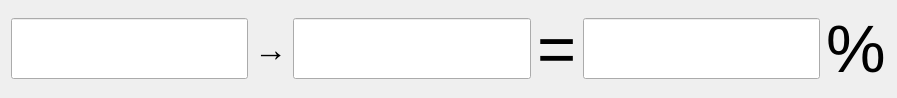
<?xml version="1.0" encoding="UTF-8"?>
<ui version="4.0">
 <class>RelativeCalWidget</class>
 <widget class="QWidget" name="RelativeCalWidget">
  <property name="geometry">
   <rect>
    <x>0</x>
    <y>0</y>
    <width>897</width>
    <height>85</height>
   </rect>
  </property>
  <property name="windowTitle">
   <string>Form</string>
  </property>
  <layout class="QHBoxLayout" name="horizontalLayout">
   <item>
    <widget class="QLineEdit" name="input_a_edit">
     <property name="minimumSize">
      <size>
       <width>100</width>
       <height>61</height>
      </size>
     </property>
     <property name="font">
      <font>
       <pointsize>30</pointsize>
      </font>
     </property>
     <property name="alignment">
      <set>Qt::AlignRight|Qt::AlignTrailing|Qt::AlignVCenter</set>
     </property>
     <property name="clearButtonEnabled">
      <bool>true</bool>
     </property>
    </widget>
   </item>
   <item>
    <widget class="QLabel" name="relative_label">
     <property name="font">
      <font>
       <pointsize>25</pointsize>
      </font>
     </property>
     <property name="text">
      <string>→</string>
     </property>
    </widget>
   </item>
   <item>
    <widget class="QLineEdit" name="input_b_edit">
     <property name="minimumSize">
      <size>
       <width>100</width>
       <height>61</height>
      </size>
     </property>
     <property name="font">
      <font>
       <pointsize>30</pointsize>
      </font>
     </property>
     <property name="alignment">
      <set>Qt::AlignRight|Qt::AlignTrailing|Qt::AlignVCenter</set>
     </property>
     <property name="clearButtonEnabled">
      <bool>true</bool>
     </property>
    </widget>
   </item>
   <item>
    <widget class="QLabel" name="equal_label">
     <property name="font">
      <font>
       <pointsize>50</pointsize>
      </font>
     </property>
     <property name="text">
      <string>=</string>
     </property>
    </widget>
   </item>
   <item>
    <widget class="QLineEdit" name="result_edit">
     <property name="minimumSize">
      <size>
       <width>100</width>
       <height>61</height>
      </size>
     </property>
     <property name="font">
      <font>
       <pointsize>30</pointsize>
      </font>
     </property>
     <property name="alignment">
      <set>Qt::AlignRight|Qt::AlignTrailing|Qt::AlignVCenter</set>
     </property>
     <property name="readOnly">
      <bool>true</bool>
     </property>
     <property name="clearButtonEnabled">
      <bool>false</bool>
     </property>
    </widget>
   </item>
   <item>
    <widget class="QLabel" name="percent_label">
     <property name="font">
      <font>
       <pointsize>50</pointsize>
      </font>
     </property>
     <property name="text">
      <string>%</string>
     </property>
    </widget>
   </item>
  </layout>
 </widget>
 <resources/>
 <connections/>
</ui>
